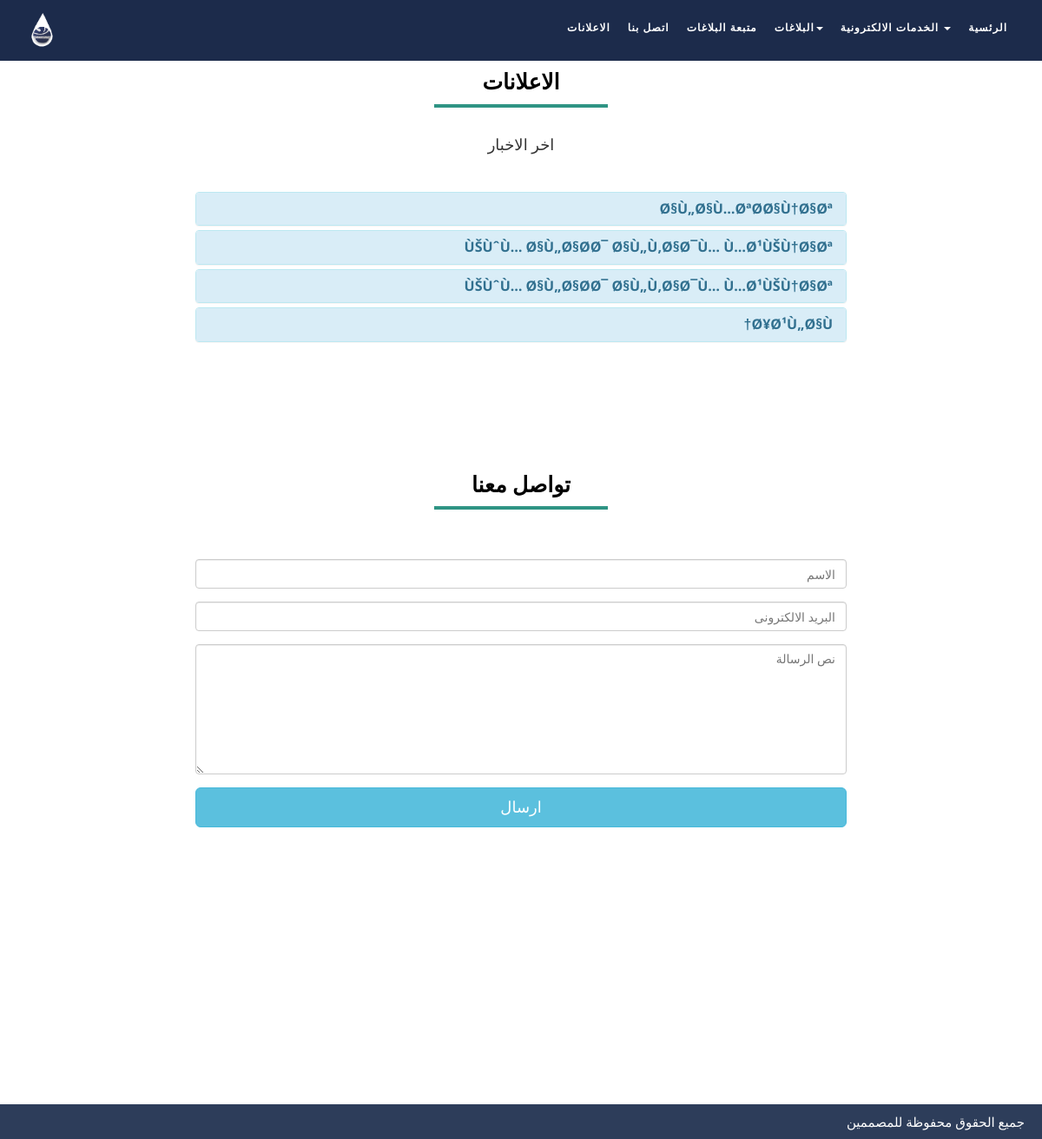
The page /DisplayAnnoucement.php on the database its author committed.
### tables this page shows
CREATE TABLE IF NOT EXISTS `annoucement` (
  `AnnNo` int(11) NOT NULL AUTO_INCREMENT,
  `AnnAdress` varchar(250) NOT NULL,
  `AnnContent` text NOT NULL,
  `AnnImage` varchar(250) NOT NULL,
  `Anndate` timestamp NOT NULL DEFAULT CURRENT_TIMESTAMP,
  PRIMARY KEY (`AnnNo`)
);

### DisplayAnnoucement.php (the view, shortened to what this page needs)
<!DOCTYPE html>
<html xmlns="http://www.w3.org/1999/xhtml">
<head>
    <link href="assets/css/bootstrap.css" rel="stylesheet" />
<link href="assets/css/font-awesome.min.css" rel="stylesheet" />
<link href="assets/css/flexslider.css" rel="stylesheet" />
    <link href="assets/css/style.css" rel="stylesheet" />
</head>
<body >
 <div class="navbar navbar-inverse navbar-fixed-top " id="menu">
        <div class="container">
            <div class="navbar-header">
                <a class="navbar-brand" href="#">
					<img class="logo-custom" src="assets/img/logo180-50.png" alt=""  />
				</a>
            </div>
            <div class="navbar-collapse collapse move-me " >
                <ul class="nav navbar-nav pull-right mainNav">
                    <li ><a href="DisplayAnnoucement.php">الاعلانات </a></li>
                  <li><a href="#contact-sec">اتصل بنا</a></li>
                  <li><a href="#treant-sec"> متبعة البلاغات </a></li>
					  <li><a href="#notification-sec" class="dropdown-toggle" data-toggle="dropdown">البلاغات<b class="caret"></b></a>
					 </li>
                     <li><a href="#course- " class="dropdown-toggle" data-toggle="dropdown">الخدمات الالكترونية  <b class="caret"></b></a>
					 </li>
                     <li><a href="index.php">الرئسية </a></li>
                </ul>
            </div>
        </div>
    </div>
      <div id="register-sec" class="container set-pad">
             <div class="row text-center">
                 <div class="col-lg-8 col-lg-offset-2 col-md-8 col-sm-8 col-md-offset-2 col-sm-offset-2">
                     <h1 data-scroll-reveal="enter from the bottom after 0.1s" class="header-line">الاعلانات  </h1>
                     <p data-scroll-reveal="enter from the bottom after 0.3s">
                اخر الاخبار
				 </p>
                 </div>
             </div>
           <div class="row set-row-pad" >
		   <?PHP
		   include_once ('config.php');
			$sql = "select * from annoucement order by AnnNo desc";
			$result = mysqli_query($conn,$sql);
		   ?>
			  <div class="col-lg-8 col-lg-offset-2 col-md-8 col-sm-8 col-md-offset-2 col-sm-offset-2">
				 <div class="panel-group" id="annoucement" style='text-align:right; direction:rtl; margin-left:0;'>
				 <?PHP
				  while($row = mysqli_fetch_assoc($result)){?>
				   <div class="panel panel-info "  >
                            <div class="panel-heading">
                                <h4 class="panel-title">
                                    <a data-toggle="collapse" data-parent="#annoucement" href="#<?PHP ECHO $row['AnnNo'];?>" class="collapsed">
                                        <strong>  <?PHP ECHO $row['AnnAdress'];?> </strong>
                                    </a>
                                </h4>
                            </div>
                        </div>
				<?PHP }
				 ?>
				</div>
           </div>
           </div>
               </div>
           <div class="overlay">
 <div class="container set-pad">
      <div class="row text-center">
                 <div class="col-lg-8 col-lg-offset-2 col-md-8 col-sm-8 col-md-offset-2 col-sm-offset-2">
                     <h1 data-scroll-reveal="enter from the bottom after 0.1s" class="header-line" >تواصل معنا   </h1>
                 </div>
             </div>
           <div class="row set-row-pad"  data-scroll-reveal="enter from the bottom after 0.5s" >
                 <div style='direction:rtl;' class="col-lg-8 col-lg-offset-2 col-md-8 col-md-offset-2 col-sm-8 col-sm-offset-2">
                    <form action='index.php#contact-sec' method='post'>
                        <div class="form-group">
                            <input type="text" class="form-control " name ='ContName' required="required" placeholder="الاسم " />
                        </div>
                        <div class="form-group">
                            <input type="text" class="form-control " name='ContEmail' required="required"  placeholder="البريد الالكترونى " />
                        </div>
                        <div class="form-group">
                            <textarea name="ContMassge" required="required"   class="form-control" style="min-height: 150px;" placeholder="نص الرسالة "></textarea>
                        </div>
                        <div class="form-group">
                            <button type="submit" name ='massge'  class="btn btn-info btn-block btn-lg">ارسال </button>
                        </div>
                    </form>
                </div>
               </div>
                </div>
          </div>
     <div class="container">
             <div class="row set-row-pad"  >
                </div>
                 </div>
    <div id="footer">
          جميع الحقوق  محفوظة للمصممين
    </div>
</body>
</html>

### assets/css/style.css (style rules this page uses)
.set-pad { padding-top:35px; }
.set-row-pad { padding-top:30px; padding-bottom:50px; }
.logo-custom { max-height: 40px; }
#menu { background-color: rgba(28, 43, 75, 1); color: #fff; font-size: 12px; font-weight: 900; letter-spacing: 1px; min-height: 70px; }
.navbar-inverse { border-color: transparent; }
.navbar-inverse .navbar-nav > li > a, .navbar-inverse .navbar-nav > li > a:hover { color: #FFF; padding: 22px 10px; }
.header-line { font-weight: 900; font-size: 25px; padding-bottom: 5px; padding-top: 25px; color: #000; }
h1::after { content: " "; border: solid 2px #2f9484; display: block; width: 200px; margin: 12px auto; }
#footer { padding:5px 20px; background-color:#2d3d5a; text-align:right; color:#fff; font-size:15px; }

### rows shown on the page
annoucement: AnnAdress "Ø§Ù„Ø§Ù…ØªØ­Ø§Ù†Ø§Øª"
annoucement: AnnAdress "ÙŠÙˆÙ… Ø§Ù„Ø§Ø­Ø¯ Ø§Ù„Ù‚Ø§Ø¯Ù… Ù…Ø¹ÙŠÙ†Ø§Øª"
annoucement: AnnAdress "ÙŠÙˆÙ… Ø§Ù„Ø§Ø­Ø¯ Ø§Ù„Ù‚Ø§Ø¯Ù… Ù…Ø¹ÙŠÙ†Ø§Øª"
annoucement: AnnAdress "Ø¥Ø¹Ù„Ø§Ù†"
